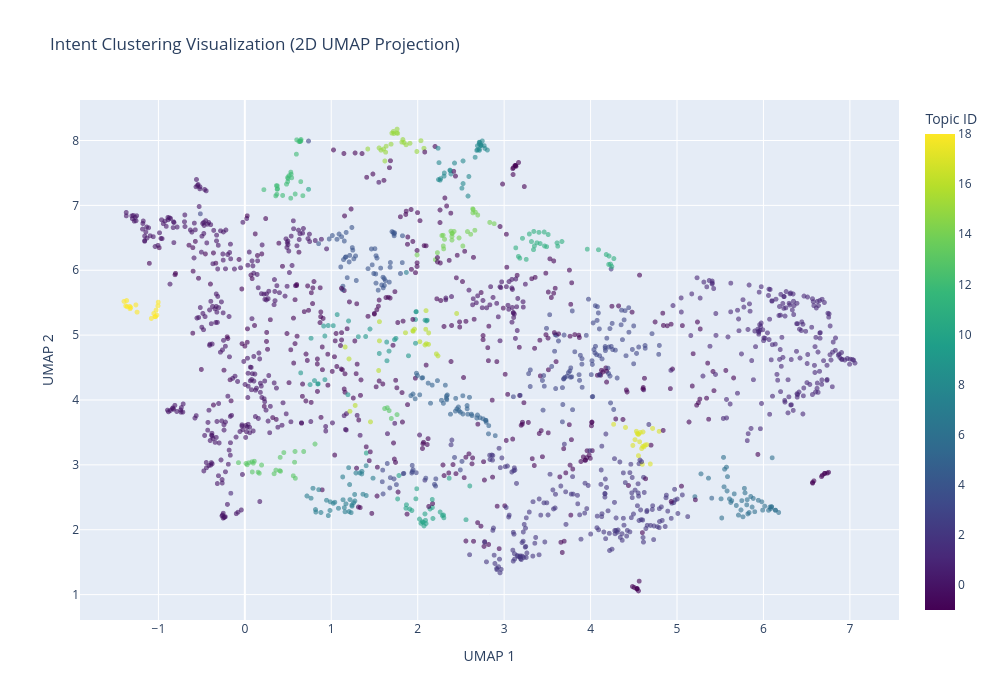

Notebook source saved alongside this figure:
### Code cell
import plotly.express as px
import plotly.graph_objects as go
from umap import UMAP

# Get embeddings for visualization
embeddings = topic_wrapper.get_embeddings()

# Reduce to 2D for visualization
umap_2d = UMAP(n_components=2, random_state=42, metric='cosine')
embeddings_2d = umap_2d.fit_transform(embeddings)

# Create dataframe for plotting
plot_df = pd.DataFrame({
    'x': embeddings_2d[:, 0],
    'y': embeddings_2d[:, 1],
    'topic': topics_array,
    'intent': [intent[:80] + '...' if len(intent) > 80 else intent for intent in intents],
    'topic_name': [topic_info.loc[topic_info['Topic'] == t, 'Name'].values[0] 
                   if t in topic_info['Topic'].values else 'Outlier' 
                   for t in topics_array]
})

# Create interactive scatter plot
fig = px.scatter(
    plot_df,
    x='x',
    y='y',
    color='topic',
    hover_data=['intent', 'topic_name'],
    title='Intent Clustering Visualization (2D UMAP Projection)',
    labels={'x': 'UMAP 1', 'y': 'UMAP 2', 'topic': 'Topic ID'},
    color_continuous_scale='viridis',
    width=1000,
    height=700
)

fig.update_traces(marker=dict(size=5, opacity=0.6))
fig.update_layout(
    font=dict(size=12),
    hoverlabel=dict(font_size=10)
)

fig.show()

print(f"Visualization shows {len(set(topics_array))} distinct clusters")

### Figure 1 — Plotly figure (JSON) as saved in the notebook; plotly's stock layout.template omitted (floating-point values rounded to 4 significant figures; data arrays with more than 128 entries replaced by an {"elided": "..."} marker saying what was removed)
{"data": [{"customdata": {"elided": "1687x2 str values"}, "hovertemplate": "UMAP 1=%{x}<br>UMAP 2=%{y}<br>intent=%{customdata[0]}<br>topic_name=%{customdata[1]}<br>Topic ID=%{marker.color}<extra></extra>", "legendgroup": "", "marker": {"color": {"elided": "1687 int values"}, "coloraxis": "coloraxis", "opacity": 0.6, "size": 5, "symbol": "circle"}, "mode": "markers", "name": "", "showlegend": false, "type": "scattergl", "x": {"elided": "1687 float values"}, "xaxis": "x", "y": {"elided": "1687 float values"}, "yaxis": "y"}], "layout": {"coloraxis": {"colorbar": {"title": {"text": "Topic ID"}}, "colorscale": [[0, "#440154"], [0.1111, "#482878"], [0.2222, "#3e4989"], [0.3333, "#31688e"], [0.4444, "#26828e"], [0.5556, "#1f9e89"], [0.6667, "#35b779"], [0.7778, "#6ece58"], [0.8889, "#b5de2b"], [1, "#fde725"]]}, "font": {"size": 12}, "height": 700, "hoverlabel": {"font": {"size": 10}}, "legend": {"tracegroupgap": 0}, "title": {"text": "Intent Clustering Visualization (2D UMAP Projection)"}, "width": 1000, "xaxis": {"anchor": "y", "domain": [0, 1], "title": {"text": "UMAP 1"}}, "yaxis": {"anchor": "x", "domain": [0, 1], "title": {"text": "UMAP 2"}}}}
